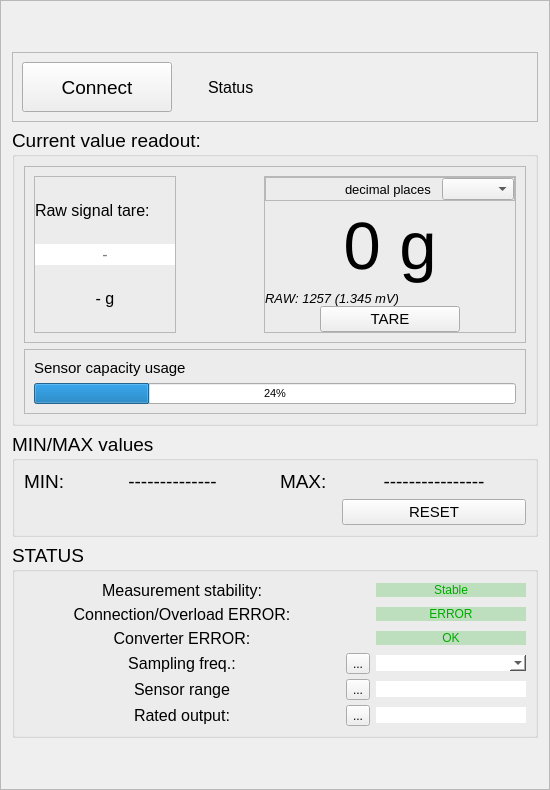
     <widget class="QFrame" name="frame">
      <property name="sizePolicy">
       <sizepolicy hsizetype="Fixed" vsizetype="Preferred">
        <horstretch>0</horstretch>
        <verstretch>0</verstretch>
       </sizepolicy>
      </property>
      <property name="minimumSize">
       <size>
        <width>550</width>
        <height>0</height>
       </size>
      </property>
      <property name="frameShape">
       <enum>QFrame::StyledPanel</enum>
      </property>
      <property name="frameShadow">
       <enum>QFrame::Raised</enum>
      </property>
      <layout class="QVBoxLayout" name="verticalLayout_4">
       <item>
        <spacer name="verticalSpacer_2">
         <property name="orientation">
          <enum>Qt::Vertical</enum>
         </property>
         <property name="sizeHint" stdset="0">
          <size>
           <width>20</width>
           <height>40</height>
          </size>
         </property>
        </spacer>
       </item>
       <item>
        <widget class="QFrame" name="frame_6">
         <property name="frameShape">
          <enum>QFrame::StyledPanel</enum>
         </property>
         <property name="frameShadow">
          <enum>QFrame::Raised</enum>
         </property>
         <layout class="QHBoxLayout" name="horizontalLayout_3">
          <item>
           <widget class="QPushButton" name="connectToModbusBtn">
            <property name="sizePolicy">
             <sizepolicy hsizetype="Preferred" vsizetype="Fixed">
              <horstretch>0</horstretch>
              <verstretch>0</verstretch>
             </sizepolicy>
            </property>
            <property name="minimumSize">
             <size>
              <width>150</width>
              <height>50</height>
             </size>
            </property>
            <property name="font">
             <font>
              <pointsize>14</pointsize>
             </font>
            </property>
            <property name="styleSheet">
             <string notr="true"/>
            </property>
            <property name="text">
             <string>Connect</string>
            </property>
            <property name="checkable">
             <bool>true</bool>
            </property>
           </widget>
          </item>
          <item>
           <widget class="QLabel" name="connStatusLbl">
            <property name="sizePolicy">
             <sizepolicy hsizetype="Expanding" vsizetype="Preferred">
              <horstretch>0</horstretch>
              <verstretch>0</verstretch>
             </sizepolicy>
            </property>
            <property name="minimumSize">
             <size>
              <width>0</width>
              <height>0</height>
             </size>
            </property>
            <property name="font">
             <font>
              <pointsize>12</pointsize>
             </font>
            </property>
            <property name="text">
             <string>Status</string>
            </property>
            <property name="indent">
             <number>30</number>
            </property>
           </widget>
          </item>
         </layout>
        </widget>
       </item>
       <item>
        <widget class="QGroupBox" name="groupBox_3">
         <property name="font">
          <font>
           <pointsize>14</pointsize>
          </font>
         </property>
         <property name="title">
          <string>Current value readout:</string>
         </property>
         <layout class="QVBoxLayout" name="verticalLayout_3">
          <item>
           <widget class="QFrame" name="frame_2">
            <property name="frameShape">
             <enum>QFrame::StyledPanel</enum>
            </property>
            <property name="frameShadow">
             <enum>QFrame::Raised</enum>
            </property>
            <layout class="QHBoxLayout" name="horizontalLayout_5">
             <item>
              <widget class="QFrame" name="frame_7">
               <property name="font">
                <font>
                 <pointsize>12</pointsize>
                </font>
               </property>
               <property name="frameShape">
                <enum>QFrame::StyledPanel</enum>
               </property>
               <property name="frameShadow">
                <enum>QFrame::Raised</enum>
               </property>
               <layout class="QVBoxLayout" name="verticalLayout_8">
                <property name="spacing">
                 <number>0</number>
                </property>
                <property name="leftMargin">
                 <number>0</number>
                </property>
                <property name="topMargin">
                 <number>0</number>
                </property>
                <property name="rightMargin">
                 <number>0</number>
                </property>
                <property name="bottomMargin">
                 <number>0</number>
                </property>
                <item>
                 <widget class="QLabel" name="label_12">
                  <property name="text">
                   <string>Raw signal tare:</string>
                  </property>
                 </widget>
                </item>
                <item>
                 <widget class="QLineEdit" name="rawSignalTare">
                  <property name="font">
                   <font>
                    <pointsize>12</pointsize>
                   </font>
                  </property>
                  <property name="styleSheet">
                   <string notr="true">border: 0px;</string>
                  </property>
                  <property name="alignment">
                   <set>Qt::AlignCenter</set>
                  </property>
                  <property name="readOnly">
                   <bool>true</bool>
                  </property>
                  <property name="placeholderText">
                   <string>-</string>
                  </property>
                 </widget>
                </item>
                <item>
                 <widget class="QLabel" name="massFromRawTare">
                  <property name="text">
                   <string>- g</string>
                  </property>
                  <property name="alignment">
                   <set>Qt::AlignCenter</set>
                  </property>
                 </widget>
                </item>
               </layout>
              </widget>
             </item>
             <item>
              <spacer name="horizontalSpacer_4">
               <property name="orientation">
                <enum>Qt::Horizontal</enum>
               </property>
               <property name="sizeHint" stdset="0">
                <size>
                 <width>40</width>
                 <height>20</height>
                </size>
               </property>
              </spacer>
             </item>
             <item>
              <widget class="QFrame" name="frame_4">
               <property name="frameShape">
                <enum>QFrame::StyledPanel</enum>
               </property>
               <property name="frameShadow">
                <enum>QFrame::Raised</enum>
               </property>
               <layout class="QVBoxLayout" name="verticalLayout_2">
                <property name="spacing">
                 <number>0</number>
                </property>
                <property name="leftMargin">
                 <number>0</number>
                </property>
                <property name="topMargin">
                 <number>0</number>
                </property>
                <property name="rightMargin">
                 <number>0</number>
                </property>
                <property name="bottomMargin">
                 <number>0</number>
                </property>
                <item>
                 <widget class="QFrame" name="frame_5">
                  <property name="frameShape">
                   <enum>QFrame::StyledPanel</enum>
                  </property>
                  <property name="frameShadow">
                   <enum>QFrame::Raised</enum>
                  </property>
                  <layout class="QHBoxLayout" name="horizontalLayout_6">
                   <property name="spacing">
                    <number>11</number>
                   </property>
                   <property name="leftMargin">
                    <number>0</number>
                   </property>
                   <property name="topMargin">
                    <number>0</number>
                   </property>
                   <property name="rightMargin">
                    <number>0</number>
                   </property>
                   <property name="bottomMargin">
                    <number>0</number>
                   </property>
                   <item>
                    <spacer name="horizontalSpacer_5">
                     <property name="orientation">
                      <enum>Qt::Horizontal</enum>
                     </property>
                     <property name="sizeHint" stdset="0">
                      <size>
                       <width>40</width>
                       <height>20</height>
                      </size>
                     </property>
                    </spacer>
                   </item>
                   <item>
                    <widget class="QLabel" name="label_2">
                     <property name="font">
                      <font>
                       <pointsize>10</pointsize>
                      </font>
                     </property>
                     <property name="text">
                      <string>decimal places</string>
                     </property>
                    </widget>
                   </item>
                   <item>
                    <widget class="QComboBox" name="decimalCombo">
                     <property name="font">
                      <font>
                       <pointsize>9</pointsize>
                      </font>
                     </property>
                    </widget>
                   </item>
                  </layout>
                 </widget>
                </item>
                <item>
                 <widget class="QLabel" name="actualMass">
                  <property name="minimumSize">
                   <size>
                    <width>250</width>
                    <height>90</height>
                   </size>
                  </property>
                  <property name="font">
                   <font>
                    <pointsize>50</pointsize>
                   </font>
                  </property>
                  <property name="text">
                   <string>0 g</string>
                  </property>
                  <property name="alignment">
                   <set>Qt::AlignCenter</set>
                  </property>
                 </widget>
                </item>
                <item alignment="Qt::AlignLeft">
                 <widget class="QLabel" name="actualRawSignal">
                  <property name="font">
                   <font>
                    <pointsize>10</pointsize>
                    <italic>true</italic>
                   </font>
                  </property>
                  <property name="text">
                   <string>RAW: 1257 (1.345 mV)</string>
                  </property>
                  <property name="alignment">
                   <set>Qt::AlignCenter</set>
                  </property>
                 </widget>
                </item>
                <item alignment="Qt::AlignHCenter">
                 <widget class="QPushButton" name="tareBtn">
                  <property name="minimumSize">
                   <size>
                    <width>140</width>
                    <height>0</height>
                   </size>
                  </property>
                  <property name="font">
                   <font>
                    <pointsize>11</pointsize>
                   </font>
                  </property>
                  <property name="text">
                   <string>TARE</string>
                  </property>
                 </widget>
                </item>
               </layout>
              </widget>
             </item>
            </layout>
           </widget>
          </item>
          <item>
           <widget class="QFrame" name="frame_3">
            <property name="frameShape">
             <enum>QFrame::StyledPanel</enum>
            </property>
            <property name="frameShadow">
             <enum>QFrame::Raised</enum>
            </property>
            <layout class="QVBoxLayout" name="verticalLayout">
             <item>
              <widget class="QLabel" name="label_11">
               <property name="font">
                <font>
                 <pointsize>11</pointsize>
                </font>
               </property>
               <property name="text">
                <string>Sensor capacity usage</string>
               </property>
              </widget>
             </item>
             <item>
              <widget class="QProgressBar" name="progressBar">
               <property name="font">
                <font>
                 <pointsize>8</pointsize>
                </font>
               </property>
               <property name="value">
                <number>24</number>
               </property>
              </widget>
             </item>
            </layout>
           </widget>
          </item>
         </layout>
        </widget>
       </item>
       <item>
        <widget class="QGroupBox" name="groupBox_5">
         <property name="font">
          <font>
           <pointsize>14</pointsize>
           <italic>false</italic>
           <bold>false</bold>
          </font>
         </property>
         <property name="title">
          <string>MIN/MAX values</string>
         </property>
         <property name="flat">
          <bool>false</bool>
         </property>
         <layout class="QGridLayout" name="gridLayout">
          <property name="horizontalSpacing">
           <number>15</number>
          </property>
          <item row="0" column="3">
           <widget class="QLabel" name="maxLbl">
            <property name="sizePolicy">
             <sizepolicy hsizetype="Expanding" vsizetype="Preferred">
              <horstretch>0</horstretch>
              <verstretch>0</verstretch>
             </sizepolicy>
            </property>
            <property name="text">
             <string>----------------</string>
            </property>
            <property name="alignment">
             <set>Qt::AlignCenter</set>
            </property>
           </widget>
          </item>
          <item row="0" column="0">
           <widget class="QLabel" name="label">
            <property name="text">
             <string>MIN:</string>
            </property>
           </widget>
          </item>
          <item row="0" column="2">
           <widget class="QLabel" name="label_4">
            <property name="text">
             <string>MAX:</string>
            </property>
           </widget>
          </item>
          <item row="0" column="1">
           <widget class="QLabel" name="minLbl">
            <property name="sizePolicy">
             <sizepolicy hsizetype="Expanding" vsizetype="Preferred">
              <horstretch>0</horstretch>
              <verstretch>0</verstretch>
             </sizepolicy>
            </property>
            <property name="text">
             <string>--------------</string>
            </property>
            <property name="alignment">
             <set>Qt::AlignCenter</set>
            </property>
           </widget>
          </item>
          <item row="1" column="3">
           <widget class="QPushButton" name="minMaxResetBtn">
            <property name="sizePolicy">
             <sizepolicy hsizetype="Minimum" vsizetype="Minimum">
              <horstretch>0</horstretch>
              <verstretch>0</verstretch>
             </sizepolicy>
            </property>
            <property name="font">
             <font>
              <pointsize>11</pointsize>
              <italic>false</italic>
              <bold>false</bold>
             </font>
            </property>
            <property name="text">
             <string>RESET</string>
            </property>
           </widget>
          </item>
         </layout>
        </widget>
       </item>
       <item>
        <widget class="QGroupBox" name="groupBox">
         <property name="font">
          <font>
           <pointsize>14</pointsize>
          </font>
         </property>
         <property name="styleSheet">
          <string notr="true">QPushButton{
	font: 12pt &quot;Segoe UI&quot;;
	color: rgb(0, 170, 0);
}
QPushButton::disabled{
	background-color: rgba(0, 170, 0, 50);
	border: 0px;
	color: rgb(0, 170, 0);
}
QPushButton::checked{
	color: rgb(255, 0, 0);
	border: 0px;
	background-color: rgba(255,0,0,50);
}
QLineEdit{
	background-color: None;
	border: 0px;
}
QComboBox{
	background-color: rgb(255, 255, 255);
	border: 0px;
}
</string>
         </property>
         <property name="title">
          <string>STATUS</string>
         </property>
         <layout class="QGridLayout" name="gridLayout_2">
          <property name="verticalSpacing">
           <number>5</number>
          </property>
          <item row="6" column="0">
           <widget class="QLabel" name="label_6">
            <property name="sizePolicy">
             <sizepolicy hsizetype="Expanding" vsizetype="Minimum">
              <horstretch>0</horstretch>
              <verstretch>0</verstretch>
             </sizepolicy>
            </property>
            <property name="font">
             <font>
              <pointsize>12</pointsize>
             </font>
            </property>
            <property name="text">
             <string>Rated output:</string>
            </property>
            <property name="alignment">
             <set>Qt::AlignCenter</set>
            </property>
           </widget>
          </item>
          <item row="3" column="0">
           <widget class="QLabel" name="label_8">
            <property name="sizePolicy">
             <sizepolicy hsizetype="Expanding" vsizetype="Minimum">
              <horstretch>0</horstretch>
              <verstretch>0</verstretch>
             </sizepolicy>
            </property>
            <property name="font">
             <font>
              <pointsize>12</pointsize>
             </font>
            </property>
            <property name="text">
             <string>Converter ERROR:</string>
            </property>
            <property name="alignment">
             <set>Qt::AlignCenter</set>
            </property>
           </widget>
          </item>
          <item row="5" column="0">
           <widget class="QLabel" name="label_9">
            <property name="sizePolicy">
             <sizepolicy hsizetype="Expanding" vsizetype="Preferred">
              <horstretch>0</horstretch>
              <verstretch>0</verstretch>
             </sizepolicy>
            </property>
            <property name="font">
             <font>
              <pointsize>12</pointsize>
             </font>
            </property>
            <property name="text">
             <string>Sensor range</string>
            </property>
            <property name="alignment">
             <set>Qt::AlignCenter</set>
            </property>
           </widget>
          </item>
          <item row="2" column="0">
           <widget class="QLabel" name="label_7">
            <property name="sizePolicy">
             <sizepolicy hsizetype="Expanding" vsizetype="Minimum">
              <horstretch>0</horstretch>
              <verstretch>0</verstretch>
             </sizepolicy>
            </property>
            <property name="font">
             <font>
              <pointsize>12</pointsize>
             </font>
            </property>
            <property name="text">
             <string>Connection/Overload ERROR:</string>
            </property>
            <property name="alignment">
             <set>Qt::AlignCenter</set>
            </property>
           </widget>
          </item>
          <item row="4" column="0">
           <widget class="QLabel" name="label_13">
            <property name="sizePolicy">
             <sizepolicy hsizetype="Expanding" vsizetype="Preferred">
              <horstretch>0</horstretch>
              <verstretch>0</verstretch>
             </sizepolicy>
            </property>
            <property name="font">
             <font>
              <pointsize>12</pointsize>
             </font>
            </property>
            <property name="text">
             <string>Sampling freq.:</string>
            </property>
            <property name="alignment">
             <set>Qt::AlignCenter</set>
            </property>
           </widget>
          </item>
          <item row="0" column="0">
           <widget class="QLabel" name="label_5">
            <property name="sizePolicy">
             <sizepolicy hsizetype="Expanding" vsizetype="Minimum">
              <horstretch>0</horstretch>
              <verstretch>0</verstretch>
             </sizepolicy>
            </property>
            <property name="font">
             <font>
              <pointsize>12</pointsize>
             </font>
            </property>
            <property name="text">
             <string>Measurement stability:</string>
            </property>
            <property name="alignment">
             <set>Qt::AlignCenter</set>
            </property>
           </widget>
          </item>
          <item row="6" column="1">
           <widget class="QToolButton" name="ratedOutputToolBtn">
            <property name="text">
             <string>...</string>
            </property>
           </widget>
          </item>
          <item row="5" column="1">
           <widget class="QToolButton" name="sensRangeToolBtn">
            <property name="text">
             <string>...</string>
            </property>
           </widget>
          </item>
          <item row="4" column="1">
           <widget class="QToolButton" name="samplingFreqToolBtn">
            <property name="text">
             <string>...</string>
            </property>
           </widget>
          </item>
          <item row="0" column="2">
           <widget class="QPushButton" name="stabilityBtn">
            <property name="enabled">
             <bool>false</bool>
            </property>
            <property name="sizePolicy">
             <sizepolicy hsizetype="Preferred" vsizetype="Fixed">
              <horstretch>0</horstretch>
              <verstretch>0</verstretch>
             </sizepolicy>
            </property>
            <property name="minimumSize">
             <size>
              <width>150</width>
              <height>0</height>
             </size>
            </property>
            <property name="text">
             <string>Stable</string>
            </property>
            <property name="checkable">
             <bool>true</bool>
            </property>
            <property name="flat">
             <bool>true</bool>
            </property>
           </widget>
          </item>
          <item row="2" column="2">
           <widget class="QPushButton" name="overloadErrBtn">
            <property name="enabled">
             <bool>false</bool>
            </property>
            <property name="sizePolicy">
             <sizepolicy hsizetype="Preferred" vsizetype="Fixed">
              <horstretch>0</horstretch>
              <verstretch>0</verstretch>
             </sizepolicy>
            </property>
            <property name="minimumSize">
             <size>
              <width>150</width>
              <height>0</height>
             </size>
            </property>
            <property name="text">
             <string>ERROR</string>
            </property>
            <property name="checkable">
             <bool>true</bool>
            </property>
            <property name="checked">
             <bool>false</bool>
            </property>
            <property name="autoDefault">
             <bool>false</bool>
            </property>
            <property name="default">
             <bool>false</bool>
            </property>
            <property name="flat">
             <bool>true</bool>
            </property>
           </widget>
          </item>
          <item row="3" column="2">
           <widget class="QPushButton" name="converterErrBtn">
            <property name="enabled">
             <bool>false</bool>
            </property>
            <property name="sizePolicy">
             <sizepolicy hsizetype="Preferred" vsizetype="Fixed">
              <horstretch>0</horstretch>
              <verstretch>0</verstretch>
             </sizepolicy>
            </property>
            <property name="minimumSize">
             <size>
              <width>150</width>
              <height>0</height>
             </size>
            </property>
            <property name="text">
             <string>OK</string>
            </property>
            <property name="checkable">
             <bool>true</bool>
            </property>
            <property name="flat">
             <bool>true</bool>
            </property>
           </widget>
          </item>
          <item row="5" column="2">
           <widget class="QLineEdit" name="sensorRangeLbl">
            <property name="sizePolicy">
             <sizepolicy hsizetype="Preferred" vsizetype="Fixed">
              <horstretch>0</horstretch>
              <verstretch>0</verstretch>
             </sizepolicy>
            </property>
            <property name="minimumSize">
             <size>
              <width>150</width>
              <height>0</height>
             </size>
            </property>
            <property name="alignment">
             <set>Qt::AlignCenter</set>
            </property>
            <property name="readOnly">
             <bool>true</bool>
            </property>
           </widget>
          </item>
          <item row="6" column="2">
           <widget class="QLineEdit" name="ratedOutputLbl">
            <property name="sizePolicy">
             <sizepolicy hsizetype="Preferred" vsizetype="Fixed">
              <horstretch>0</horstretch>
              <verstretch>0</verstretch>
             </sizepolicy>
            </property>
            <property name="minimumSize">
             <size>
              <width>150</width>
              <height>0</height>
             </size>
            </property>
            <property name="alignment">
             <set>Qt::AlignCenter</set>
            </property>
            <property name="readOnly">
             <bool>true</bool>
            </property>
           </widget>
          </item>
          <item row="4" column="2">
           <widget class="QComboBox" name="samplingFreqCombo">
            <property name="enabled">
             <bool>true</bool>
            </property>
            <property name="sizePolicy">
             <sizepolicy hsizetype="Preferred" vsizetype="Fixed">
              <horstretch>0</horstretch>
              <verstretch>0</verstretch>
             </sizepolicy>
            </property>
            <property name="minimumSize">
             <size>
              <width>150</width>
              <height>0</height>
             </size>
            </property>
            <property name="frame">
             <bool>false</bool>
            </property>
           </widget>
          </item>
         </layout>
        </widget>
       </item>
       <item>
        <spacer name="verticalSpacer">
         <property name="orientation">
          <enum>Qt::Vertical</enum>
         </property>
         <property name="sizeHint" stdset="0">
          <size>
           <width>20</width>
           <height>40</height>
          </size>
         </property>
        </spacer>
       </item>
      </layout>
     </widget>
